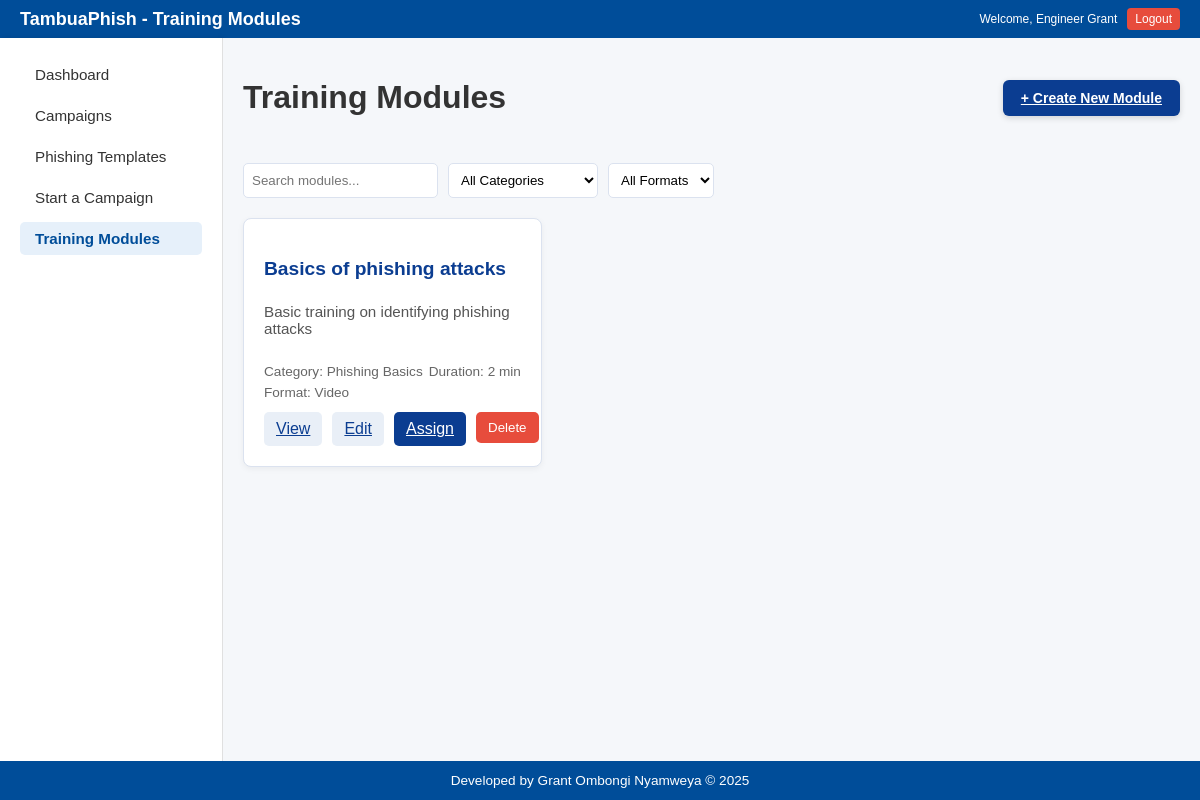
The app's page /training-modules (signed in) with its own data.
### models.py (models this page shows)
class TrainingModule(db.Model):
    id = db.Column(db.Integer, primary_key=True)
    title = db.Column(db.String(150), nullable=False)
    description = db.Column(db.Text, nullable=False)
    category = db.Column(db.String(100), nullable=False)
    format = db.Column(db.String(50), nullable=False)
    duration = db.Column(db.Integer, nullable=False)
    content = db.Column(db.Text, nullable=False)  # stores links/materials
    created_at = db.Column(db.DateTime, default=datetime.utcnow)
    user_id = db.Column(db.Integer, db.ForeignKey('user.id'), nullable=False)
    user = db.relationship("User", back_populates="modules")

### routes.py (the view)
@routes_bp.route('/training-modules')
def training_modules():
    if 'username' not in session or 'user_id' not in session:
        return redirect(url_for('routes.login'))
    user = User.query.filter_by(username=session['username']).first()
    modules = TrainingModule.query.filter_by(user_id=session['username']).all()
    return render_template(
        'training_modules.html',
        username=session['username'],
        modules=modules
    )

### templates/training_modules.html (shortened to what this page needs)
<!DOCTYPE html>
<html lang="en">
<head>
  <link rel="stylesheet" href="{{ url_for('static', filename='training_modules.css') }}"/>
</head>
<body>
  <header class="main-header">
    <div class="header-left">
      <h1>TambuaPhish - Training Modules</h1>
    </div>
    <div class="header-right">
      <p>Welcome, {{ username }}</p>
      <a href="/logout" class="logout-button">Logout</a>
    </div>
  </header>
  <div class="dashboard-wrapper">
    <aside class="sidebar">
      <nav>
        <ul>
          <li><a href="{{url_for('routes.dashboard')}}">Dashboard</a></li>
          <li><a href="{{url_for('routes.campaigns')}}">Campaigns</a></li>
          <li><a href="{{url_for('routes.phishing_templates')}}">Phishing Templates</a></li>
          <li><a href="{{url_for('routes.start_a_campaign')}}">Start a Campaign</a></li>
          <li><a href="{{url_for('routes.training_modules')}}" class="active">Training Modules</a></li>
        </ul>
      </nav>
    </aside>
    <main class="main-content">
      <div class="modules-header">
        <h1>Training Modules</h1>
        <a href="{{ url_for('routes.create_training_module') }}" class="btn-create">+ Create New Module</a>
      </div>
      <div class="filters">
        <input type="text" id="searchInput" placeholder="Search modules...">
        <select id="categoryFilter">
          <option value="">All Categories</option>
        </select>
        <select id="formatFilter">
          <option value="">All Formats</option>
        </select>
      </div>
      <div id="moduleList" class="modules-grid">
        {% for module in modules %}
        <div class="module-card" data-category="{{ module.category }}" data-format="{{ module.format }}">
          <h3>{{ module.title }}</h3>
          <p>{{ module.description }}</p>
          <div class="tags">
            <span>Category: {{ module.category }}</span>
            <span>Duration: {{ module.duration }} min</span>
            <span>Format: {{ module.format }}</span>
          </div>
          <div class="card-actions">
            <a href="{{ url_for('routes.view_training_module', module_id=module.id) }}" class="secondary-btn">View</a>
            <a href="{{ url_for('routes.edit_training_module', module_id=module.id) }}" class="secondary-btn">Edit</a>
            <a href="{{ url_for('routes.assign_training_module', module_id=module.id) }}" class="primary-btn">Assign</a>
            <form action="{{ url_for('routes.delete_training_module', module_id=module.id) }}"
                  method="POST"
                  style="display:inline;">
              <button type="submit" class="delete-btn"
                      onclick="return confirm('Are you sure you want to delete this module?');">
                Delete
              </button>
            </form>
          </div>
        </div>
        {% endfor %}
      </div>
    </main>
  </div>
  <footer>
    <p>Developed by Grant Ombongi Nyamweya &copy; 2025</p>
  </footer>
</body>
</html>

### static/training_modules.css (style rules this page uses)
body { margin: 0; font-family: Arial, sans-serif; background-color: #f2f7fb; color: #333; display: flex; flex-direction: column; min-height: 100vh; }
.dashboard-wrapper { display: flex; flex-grow: 1; }
.sidebar { width: 182px; background-color: #ffffff; padding: 20px; box-shadow: 2px 0 5px rgba(0, 0, 0, 0.1); border-right: 1px solid #e0e0e0; flex-shrink: 0; }
.sidebar nav ul { list-style: none; padding: 0; margin: 0; }
.sidebar nav ul li { margin-bottom: 8px; }
.sidebar nav ul li a { text-decoration: none; color: #333; display: block; padding: 8px 15px; border-radius: 5px; transition: background-color 0.3s ease, color 0.3s ease; font-size: 0.95rem; }
.sidebar nav ul li a:hover, .sidebar nav ul li a.active { background-color: #e6f0fa; color: #004d99; font-weight: bold; }
.main-header { display: flex; justify-content: space-between; align-items: center; background: #004d99; color: white; padding: 8px 20px; }
.header-left h1 { margin: 0; font-size: 18px; }
.header-right { display: flex; align-items: center; gap: 10px; font-size: 12px; }
.header-right p { margin: 0; }
.logout-button { background-color: #e74c3c; color: white; text-decoration: none; padding: 4px 8px; font-size: 12px; border-radius: 4px; transition: background-color 0.2s; }
.main-content { flex: 1; padding: 20px; background-color: #f5f7fa; display: flex; flex-direction: column; }
.modules-header { display: flex; justify-content: space-between; align-items: center; margin-bottom: 25px; }
.btn-create { background-color: #0b3d91; color: white; border: none; padding: 10px 18px; border-radius: 6px; cursor: pointer; font-size: 14px; font-weight: bold; box-shadow: 0px 2px 6px rgba(0,0,0,0.15); transition: background-color 0.2s ease-in-out; }
.filters { display: flex; flex-wrap: wrap; gap: 10px; margin-bottom: 20px; }
.filters input, .filters select { padding: 8px; border: 1px solid #dbe2ef; border-radius: 5px; background-color: white; }
.modules-grid { display: grid; grid-template-columns: repeat(auto-fill, minmax(280px, 1fr)); gap: 20px; }
.module-card { background-color: #fff; border: 1px solid #dbe2ef; border-radius: 8px; padding: 20px; box-shadow: 0 2px 6px rgba(0,0,0,0.05); display: flex; flex-direction: column; transition: transform 0.15s ease-in-out; }
.module-card h3 { font-size: 1.2rem; margin-bottom: 8px; color: #0b3d91; }
.module-card p { flex-grow: 1; font-size: 0.95rem; color: #555; }
.tags { font-size: 0.85rem; color: #666; display: flex; flex-wrap: wrap; gap: 6px; margin: 12px 0; }
.card-actions { display: flex; gap: 10px; }
.primary-btn { background-color: #0b3d91; color: #fff; border: none; padding: 8px 12px; border-radius: 5px; cursor: pointer; }
.secondary-btn { background-color: #e9eff7; color: #0b3d91; border: none; padding: 8px 12px; border-radius: 5px; cursor: pointer; }
footer { text-align: center; padding: 0.75rem 1rem; background-color: #004d99; color: white; margin-top: auto; }
footer p { font-size: 0.85rem; margin: 0; }
.delete-btn { background-color: #e74c3c; color: #fff; border: none; padding: 8px 12px; border-radius: 5px; cursor: pointer; transition: background-color 0.2s ease-in-out; }

### records on screen
TrainingModule: title "Basics of phishing attacks", description "Basic training on identifying phishing attacks", category "Phishing Basics", duration "2", format "Video"

### other values on screen
{{ username }} "Engineer Grant"
